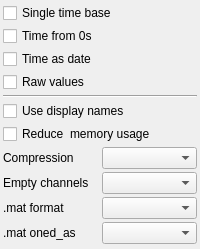
                  <widget class="QWidget" name="MAT">
                   <layout class="QGridLayout" name="gridLayout_3">
                    <property name="leftMargin">
  <number>3</number>
</property>
                    <property name="topMargin">
  <number>3</number>
</property>
                    <property name="rightMargin">
  <number>3</number>
</property>
                    <property name="bottomMargin">
  <number>3</number>
</property>
                    <property name="spacing">
  <number>3</number>
</property>
                    <item row="10" column="0">
                     <widget class="QLabel" name="label_19">
                      <property name="text">
                       <string>.mat oned_as</string>
                      </property>
                     </widget>
                    </item>
                    <item row="7" column="0">
                     <widget class="QLabel" name="label_70">
                      <property name="text">
                       <string>Compression</string>
                      </property>
                     </widget>
                    </item>
                    <item row="9" column="0">
                     <widget class="QLabel" name="label_69">
                      <property name="text">
                       <string>.mat format</string>
                      </property>
                     </widget>
                    </item>
                    <item row="7" column="1">
                     <widget class="QComboBox" name="export_compression_mat"/>
                    </item>
                    <item row="11" column="0">
                     <spacer name="verticalSpacer_4">
                      <property name="orientation">
                       <enum>Qt::Orientation::Vertical</enum>
                      </property>
                      <property name="sizeHint" stdset="0">
                       <size>
                        <width>20</width>
                        <height>2</height>
                       </size>
                      </property>
                     </spacer>
                    </item>
                    <item row="4" column="0" colspan="2">
                     <widget class="Line" name="line_31">
                      <property name="orientation">
                       <enum>Qt::Orientation::Horizontal</enum>
                      </property>
                     </widget>
                    </item>
                    <item row="8" column="1">
                     <widget class="QComboBox" name="empty_channels_mat"/>
                    </item>
                    <item row="9" column="1">
                     <widget class="QComboBox" name="mat_format"/>
                    </item>
                    <item row="10" column="1">
                     <widget class="QComboBox" name="oned_as"/>
                    </item>
                    <item row="8" column="0">
                     <widget class="QLabel" name="label_68">
                      <property name="text">
                       <string>Empty channels</string>
                      </property>
                     </widget>
                    </item>
                    <item row="0" column="0" colspan="2">
                     <widget class="QCheckBox" name="single_time_base_mat">
                      <property name="text">
                       <string>Single time base</string>
                      </property>
                     </widget>
                    </item>
                    <item row="1" column="0" colspan="2">
                     <widget class="QCheckBox" name="time_from_zero_mat">
                      <property name="text">
                       <string>Time from 0s</string>
                      </property>
                     </widget>
                    </item>
                    <item row="2" column="0" colspan="2">
                     <widget class="QCheckBox" name="time_as_date_mat">
                      <property name="text">
                       <string>Time as date</string>
                      </property>
                     </widget>
                    </item>
                    <item row="3" column="0" colspan="2">
                     <widget class="QCheckBox" name="raw_mat">
                      <property name="text">
                       <string>Raw values</string>
                      </property>
                     </widget>
                    </item>
                    <item row="5" column="0" colspan="2">
                     <widget class="QCheckBox" name="use_display_names_mat">
                      <property name="text">
                       <string>Use display names</string>
                      </property>
                     </widget>
                    </item>
                    <item row="6" column="0" colspan="2">
                     <widget class="QCheckBox" name="reduce_memory_usage_mat">
                      <property name="text">
                       <string>Reduce  memory usage</string>
                      </property>
                     </widget>
                    </item>
                   </layout>
                  </widget>
